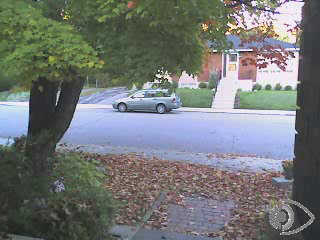
//> input picture frame 11 of lab8/bike.avi, 320 x 240 px, given in place of the camera
$ ./main   (built with g++ and OpenCV 4)
//> lines starting //> are read from the running program, lines starting //| are printed output that depends on the picture
#include <opencv2/highgui/highgui.hpp>
#include <opencv2/video/tracking.hpp>
#include <opencv2/imgproc/imgproc.hpp>
#include <iostream>
#include <math.h>

using namespace cv;
using namespace std;

#define MAX_COUNT 500
#define ESC 27

int main() {
    VideoCapture stream;
    Mat frame, frameGrey, frameRGB, frameGreyPrev;
    vector<Point2f> points, pointsPrev;
    vector<uchar> status;
    vector<float> err;

    int choice = 0;

    TermCriteria termcrit(TermCriteria::COUNT | TermCriteria::EPS, 20, 0.03);

    cout << "1. Kamerka laptopa" << endl;
    cout << "2. Plik wideo bike" << endl;
    cout << "Podaj żródło obrazu:" << endl;
    cin >> choice;
//> the answer given: 1

    switch (choice) {
        case 1: {
            stream.open(0);
            break;
        }
        case 2: {
            stream.open("/Users/msoroka/Desktop/uczelnia/obrazy/lab8/bike.avi");
            break;
        }
        default: {
            cout << "Błędny wybór." << endl;
            return -1;
        }
    }

    if (!stream.isOpened()) {
        cout << "Błąd podczas otwierania kamery." << endl;
    } else {
        cout << "Pomyślnie otworzono źródło obrazu." << endl;
    }

    namedWindow("Original", WINDOW_AUTOSIZE);
    namedWindow("Motion", WINDOW_AUTOSIZE);

    while (true) {
        stream >> frame;
//> frame is the input picture: 240 rows x 320 cols, CV_8UC3; mean B, G, R 117.9, 119.1, 115
        if (frame.empty()) {
            stream.set(CAP_PROP_POS_FRAMES, 0);
            stream >> frame;
        }

        frame.copyTo(frameRGB);
        cvtColor(frameRGB, frameGrey, COLOR_BGR2GRAY);
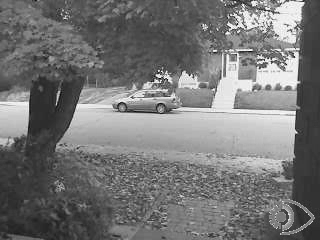
//> frameGrey: 240 rows x 320 cols, CV_8UC1; min 0, max 255, mean 117.7

        if (pointsPrev.size() < 10) {
            goodFeaturesToTrack(frameGrey, points, MAX_COUNT, 0.001, 5, Mat(), 3, 0, false, 0.04);
//> points = 500 Points (x, y), first 12: [294, 57], [189, 75], [271, 62], [158, 70], [303, 3], [242, 4], [264, 59], [156, 75], [259, 68], [235, 2], [296, 132], [164, 77]
        } else if (!pointsPrev.empty()) {
            calcOpticalFlowPyrLK(frameGreyPrev, frameGrey, pointsPrev, points, status, err, Size(31, 31), 3, termcrit, 0, 0.001);
        }

        for (int i = 0; i < pointsPrev.size(); i++) {
            line(frameRGB, points[i], pointsPrev[i], Scalar(255, 255, 255), 2, 1, 0);
            circle(frameRGB, points[i], 2, Scalar(255, 255, 255), 2, 1, 0);
        }

        imshow("Original", frame);
        imshow("Motion", frameRGB);

        swap(pointsPrev, points);
//> pointsPrev has the same summary as points
        points.clear();
        frameGrey.copyTo(frameGreyPrev);

        if (waitKey(30) == ESC) break;
//> the Esc key is pressed
    }

    frame.release();
    frameRGB.release();
    stream.release();
}

$ run again, starting later in the video
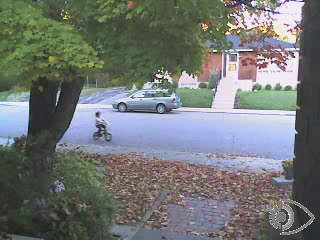
//> input picture frame 53 of lab8/bike.avi, 320 x 240 px, given in place of the camera
//> frame is the input picture: 240 rows x 320 cols, CV_8UC3; mean B, G, R 117.3, 118.6, 114.8
//> `cvtColor(frameRGB, frameGrey, COLOR_BGR2GRAY);`:
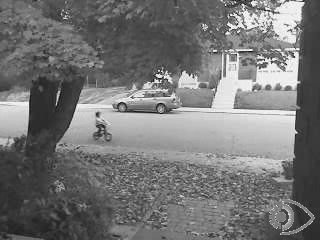
//> frameGrey: 240 rows x 320 cols, CV_8UC1; min 5, max 255, mean 117.2
//> points = 500 Points (x, y), first 12: [271, 62], [294, 57], [164, 77], [303, 3], [264, 59], [189, 75], [158, 70], [155, 79], [242, 4], [296, 132], [259, 68], [298, 49]
//> pointsPrev has the same summary as points

$ run again, starting later in the video
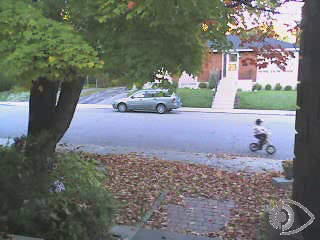
//> input picture frame 95 of lab8/bike.avi, 320 x 240 px, given in place of the camera
//> frame is the input picture: 240 rows x 320 cols, CV_8UC3; mean B, G, R 116.8, 118.3, 114.7
//> `cvtColor(frameRGB, frameGrey, COLOR_BGR2GRAY);`:
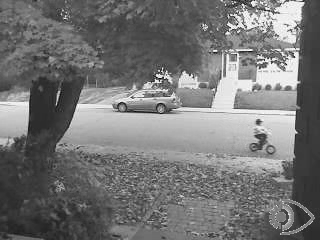
//> frameGrey: 240 rows x 320 cols, CV_8UC1; min 3, max 255, mean 117
//> points = 500 Points (x, y), first 12: [294, 57], [271, 62], [303, 3], [264, 59], [163, 77], [156, 75], [159, 80], [189, 75], [242, 4], [259, 68], [286, 64], [296, 132]
//> pointsPrev has the same summary as points
